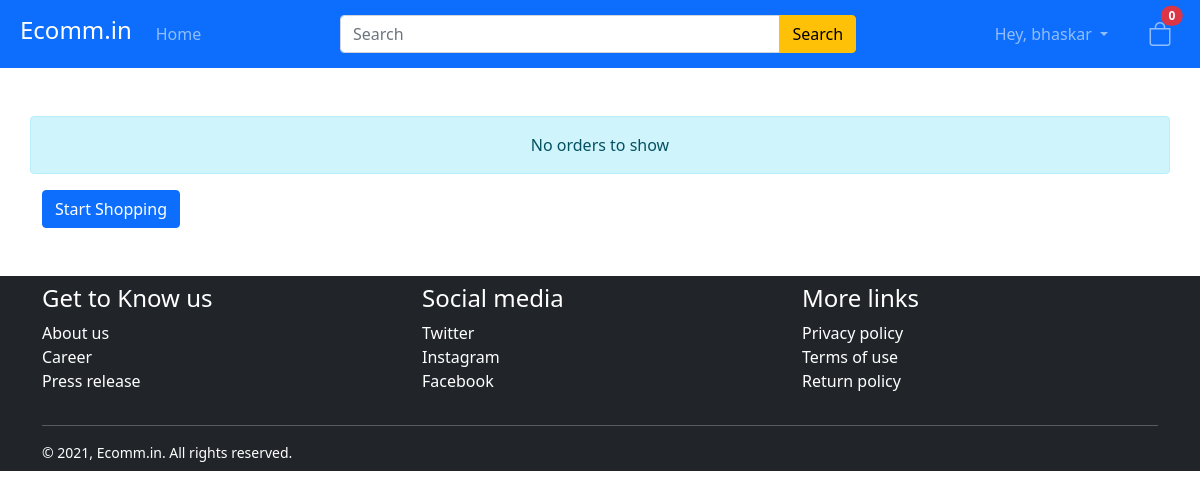
Page /orders (signed in) on the earlier database version.
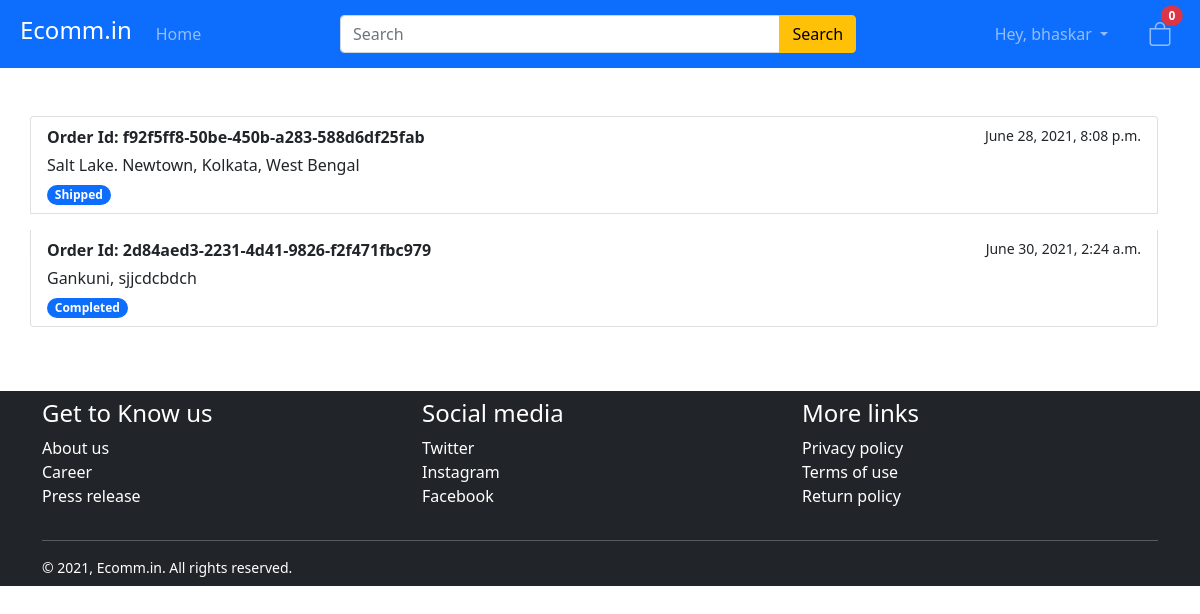
Same page on the later database version.
### ecomm/models.py (models this page shows, shortened)
class Order(models.Model):
    ORDER_STATUS = [
        ('Ordered', 'Ordered'),
        ('Shipped', 'Shipped'),
        ('Completed', 'Completed'),
        ('Canceled', 'Canceled')
    ]
    order_id = models.UUIDField(default=uuid4().hex, unique=True)
    order_amount = models.FloatField(default=None, null=True)
    order_date = models.DateTimeField(auto_now_add=True) # adds datetime automaticaly wen object is created
    shipping_address = models.TextField(max_length=200)
    billing_address = models.TextField(max_length=200)
    status = models.CharField(choices=ORDER_STATUS, default='Ordered', max_length=12)
    customer = models.ForeignKey(User, on_delete=models.DO_NOTHING, null=True)
    items = models.ForeignKey(Cart, on_delete=models.DO_NOTHING, null=True)

### ecomm/views.py (the view)
# urls.py: path('orders', OrderListView.as_view(template_name='ecomm/myorders.html'), name='myorder'),
class OrderListView(ListView):
    model = Order
    @method_decorator(login_required)
    def dispatch(self, request, *args, **kwargs):
        return super().dispatch(request, *args, **kwargs)
    def get_queryset(self):
        query = Order.objects.filter(customer=self.request.user)
        return query

### ecomm/templates/ecomm/myorders.html (shortened to what this page needs)
{% extends 'ecomm/index.html' %}
{% block content %}
    <div class="container my-5">
        <div class="row">
            {% if object_list %}
            <div class="list-group">
                {% for order in object_list %}
                    <a href="{% url 'order-details' order.id %}" class="list-group-item list-group-item-action mb-3" aria-current="true">
                      <div class="d-flex w-100 justify-content-between">
                        <strong class="mb-1">Order Id: {{ order.order_id }}</strong>
                        <small>{{ order.order_date }}</small>
                      </div>
                      <p class="mb-1">{{ order.shipping_address }}</p>
                      <span class="badge rounded-pill bg-primary" >{{order.status}}</span>
                    </a>
                {% endfor %}
            </div>
            {% else %}
            <div class="alert alert-info text-center" role="alert">
                No orders to show
            </div>
            <span><a class="btn btn-primary btn-md" href="{% url 'index' %}">Start Shopping</a></span>
            {% endif %}
        </div>
    </div>
{% endblock content %}

Differences in the rows shown:
now on this page (row edited): Order: order_id "f92f5ff8-50be-450b-a283-588d6df25fab", order_date "June 28, 2021, 8:08 p.m.", shipping_address "Salt Lake. Newtown, Kolkata, West Bengal", status "Shipped"
added Order: order_id "2d84aed3-2231-4d41-9826-f2f471fbc979", order_date "June 30, 2021, 2:24 a.m.", shipping_address "Gankuni, sjjcdcbdch", status "Completed"
Other differences:
text no longer shown: "No orders to show Start Shopping"
